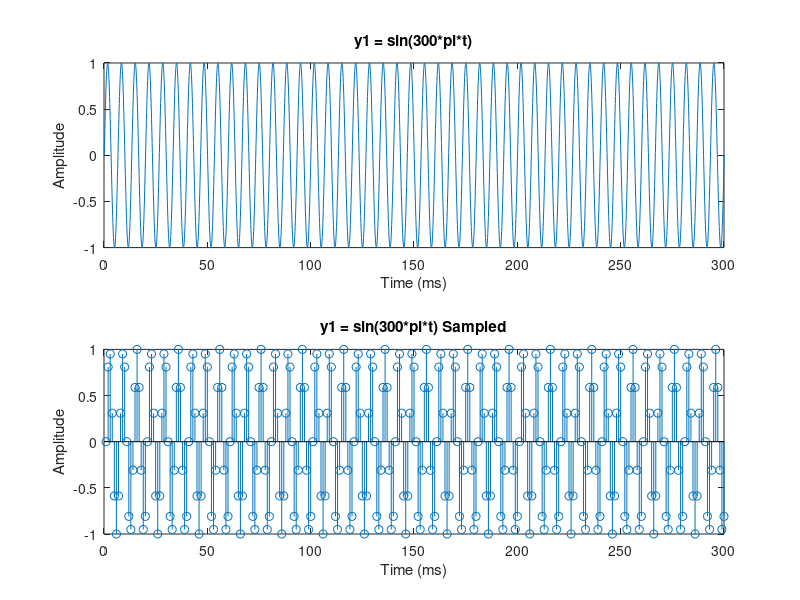
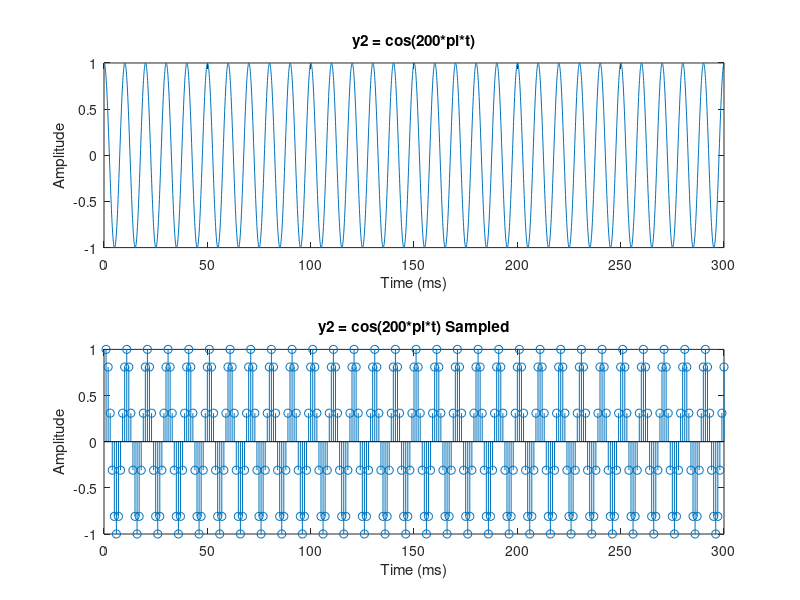
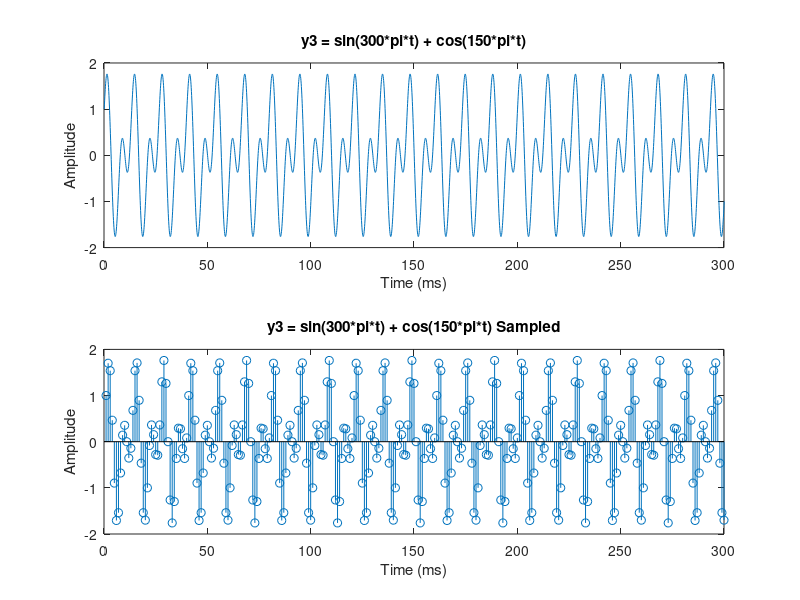
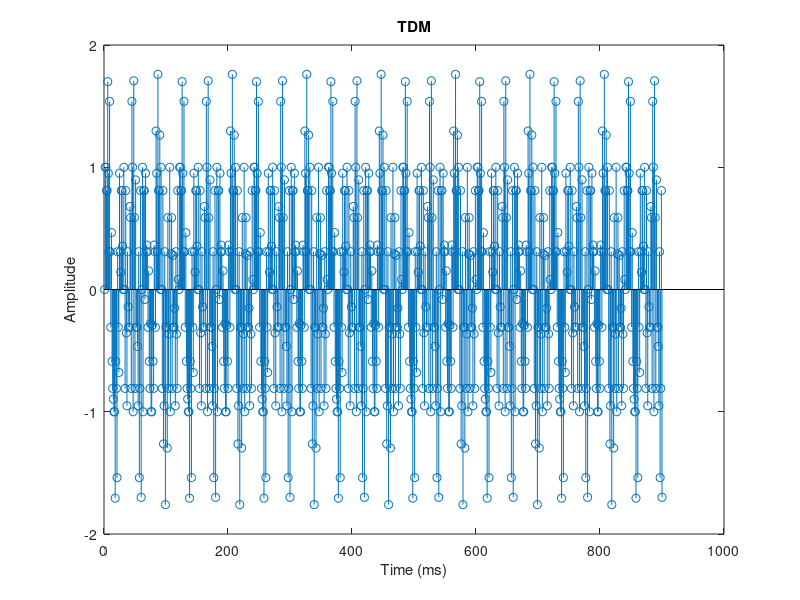

These figures' MATLAB source, in order:
%Marco Duarte
clc; clear all; close all;
t=0:.0001:.3; %time
t1=0:.001:.3; %sampling time

y1 = sin(300*pi*t); %signals
y2 = cos(200*pi*t);
y3 = sin(300*pi*t) + cos(150*pi*t);

%%plot and sample y1
subplot(2,1,1);
plot(y1);
xlabel('Time (ms)');
xlim([0 3000])
ylabel('Amplitude');
title('y1 = sin(300*pi*t)');
xt = get(gca, 'XTick');  % 'XTick' Values
set(gca, 'XTick', xt, 'XTickLabel', xt/10)

y1s = sin(300*pi*t1); %sample y1
subplot (2,1,2);
stem(y1s);
xlabel('Time (ms)');
xlim([0 300])
ylabel('Amplitude');
title('y1 = sin(300*pi*t) Sampled');

%%plot y2
figure
subplot(2,1,1);
plot(y2);
xlabel('Time (ms)');
xlim([0 3000])
ylabel('Amplitude');
title('y2 = cos(200*pi*t)');
xt = get(gca, 'XTick');  % 'XTick' Values
set(gca, 'XTick', xt, 'XTickLabel', xt/10)

y2s = cos(200*pi*t1); %sample y2
subplot (2,1,2);
stem(y2s);
xlabel('Time (ms)');
xlim([0 300])
ylabel('Amplitude');
title('y2 = cos(200*pi*t) Sampled');

%%plot y3
figure
subplot(2,1,1);
plot(y3);
xlabel('Time (ms)');
xlim([0 3000])
ylabel('Amplitude');
title('y3 = sin(300*pi*t) + cos(150*pi*t)');
xt = get(gca, 'XTick');  % 'XTick' Values
set(gca, 'XTick', xt, 'XTickLabel', xt/10)

y3s =sin(300*pi*t1) + cos(150*pi*t1); %sample y3
subplot (2,1,2);
stem(y3s);
xlabel('Time (ms)');
xlim([0 300])
ylabel('Amplitude');
title('y3 = sin(300*pi*t) + cos(150*pi*t) Sampled');

%tdm of signals
for i = 1:300 %place each sample one after the other
    tdm(1, 3*i - 2) = y1s(i);
    tdm(1, 3*i - 1) = y2s(i);
    tdm(1, 3*i)     = y3s(i);
end

%plot tdm
figure
stem(tdm)
xlabel('Time (ms)');
ylabel('Amplitude');
title('TDM');

%recover signals
for i = 1:300
    y1r(1,i) = tdm(3*i - 2);
    y2r(1,i) = tdm(3*i - 1);
    y3r(1,i) = tdm(3*i);
end

%plot recovered signals
figure
subplot (3,1,1);
stem(y1r);
xlabel('Time (ms)');
xlim([0 300])
ylabel('Amplitude');
title('y1 = sin(300*pi*t) Recovered');

subplot (3,1,2);
stem(y2r);
xlabel('Time (ms)');
xlim([0 300])
ylabel('Amplitude');
title('y2 = cos(200*pi*t) Recovered');

subplot (3,1,3);
stem(y3r);
xlabel('Time (ms)');
xlim([0 300])
ylabel('Amplitude');
title('y3 = sin(300*pi*t) + cos(150*pi*t) Recovered');



